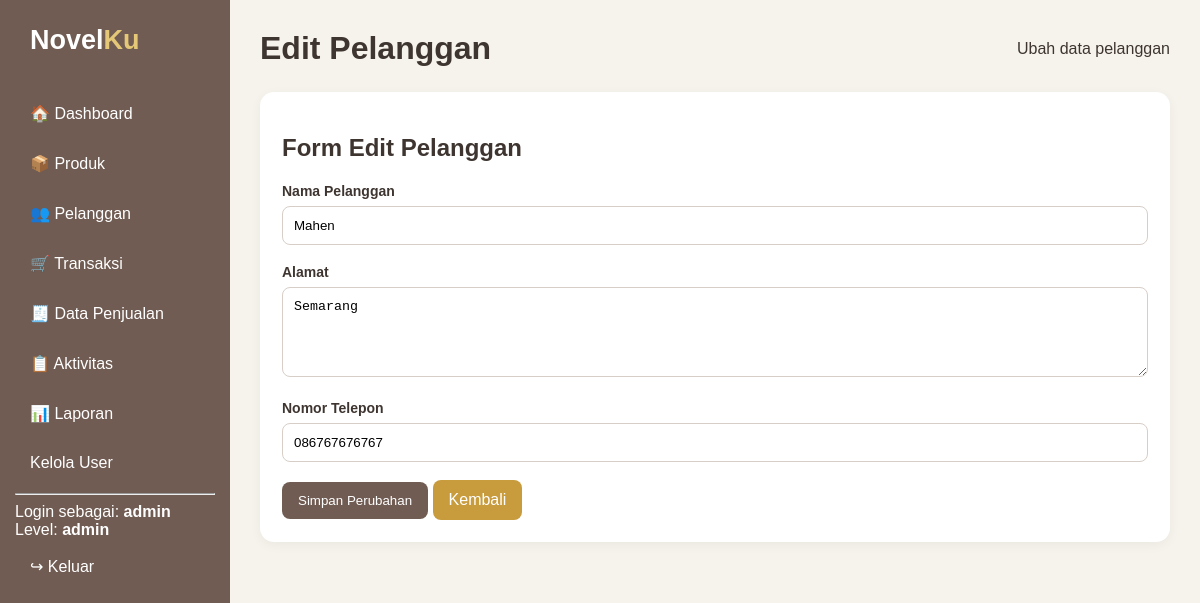
/edit_pelanggan.php?id=2 (signed in), run on the app's committed database.
### tables this page shows
CREATE TABLE `pelanggan` (
  `pelanggan_id` int(11) NOT NULL,
  `nama_pelanggan` varchar(255) NOT NULL,
  `alamat` text NOT NULL,
  `nomor_telepon` varchar(15) NOT NULL
);

### edit_pelanggan.php (the view, shortened to what this page needs)
<?php
include "koneksi.php";
$id = $_GET['id'];
$query = mysqli_query($koneksi, "SELECT * FROM pelanggan WHERE pelanggan_id = '$id'");
$data = mysqli_fetch_assoc($query);
?>
<!DOCTYPE html>
<html lang="id">
<head>
    <link rel="stylesheet" href="assets/style.css">
</head>
<body>
<?php include "partials/sidebar.php"; ?>
<main class="main">
    <div class="topbar">
        <h1>Edit Pelanggan</h1>
        <span>Ubah data pelanggan</span>
    </div>
    <div class="panel">
        <h2>Form Edit Pelanggan</h2>
        <form method="POST">
            <div>
                <label>Nama Pelanggan</label>
                <input type="text" name="nama_pelanggan" value="<?= htmlspecialchars($data['nama_pelanggan']) ?>"required>
            </div>
            <br>
            <div>
                <label>Alamat</label>
                <textarea name="alamat" required><?= htmlspecialchars($data['alamat']) ?></textarea>
            </div>
            <br>
            <div>
                <label>Nomor Telepon</label>
                <input type="text" name="nomor_telepon" value="<?= htmlspecialchars($data['nomor_telepon']) ?>" required>
            </div>
            <br>
            <button type="submit" name="update" class="btn">
                Simpan Perubahan
            </button>
            <a href="pelanggan.php" class="btn secondary">
                Kembali
            </a>
        </form>
    </div>
</main>
</body>
</html>

### assets/style.css (style rules this page uses)
* { box-sizing: border-box; }
body { margin: 0; font-family: Arial, sans-serif; background: #f6f3ec; color: #3e3530; }
.main { margin-left: 230px; padding: 30px; max-width: 1300px; }
.topbar { display: flex; justify-content: space-between; align-items: center; margin-bottom: 25px; }
.topbar h1 { margin: 0; }
.card, .panel { background: white; border-radius: 14px; padding: 22px; box-shadow: 0 3px 12px #0000000c; }
.btn { display: inline-block; background: #705c53; color: white; border: 0; padding: 11px 16px; border-radius: 8px; text-decoration: none; cursor: pointer; }
.btn.secondary { background: #c89b3c; }
.panel { margin-top: 22px; }
label { font-weight: bold; font-size: 14px; }
input, select, textarea { width: 100%; padding: 11px; margin-top: 6px; border: 1px solid #d7cec7; border-radius: 8px; background: white; }
textarea { min-height: 90px; }

### data on the page
pelanggan: nama_pelanggan "Mahen", alamat "Semarang", nomor_telepon "086767676767"

### other printed values
$username "admin"
$level "admin"
